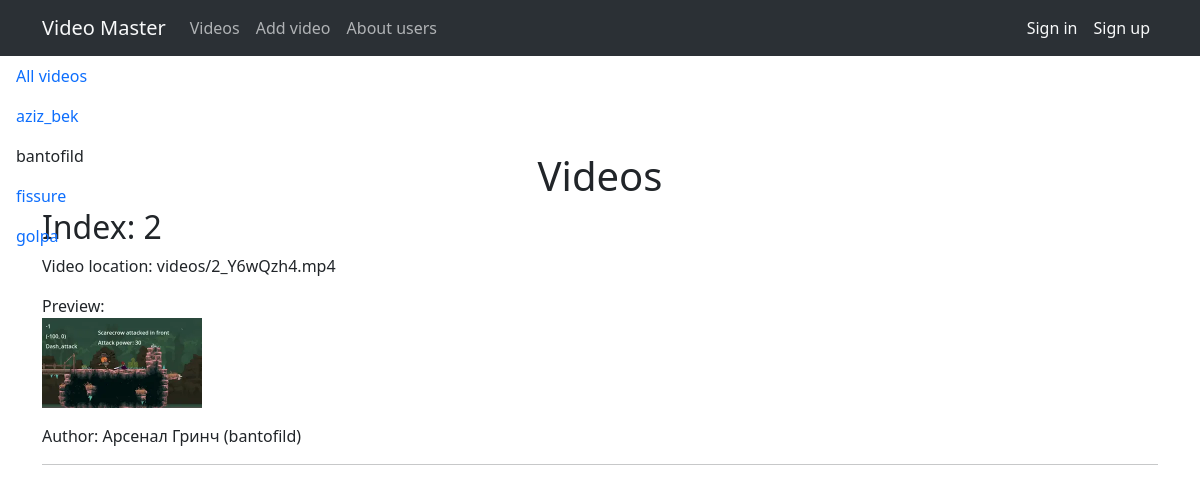
Page /videos/3 on the committed database.
### mainapp/models.py (models this page shows, shortened)
class User(models.Model):
    login = models.CharField(max_length=255, verbose_name='Логин')
    slug = models.SlugField(max_length=255, unique=True, db_index=True, verbose_name='URL')
    first_name = models.CharField(max_length=255, verbose_name='Имя')
    last_name = models.CharField(max_length=255, verbose_name='Фамилия')
    password = models.CharField(max_length=255)
    icon = models.ImageField(upload_to='icons/', verbose_name='Аватар')
    class Meta:
        verbose_name = 'Пользователь/автор'
        verbose_name_plural = 'Пользователи/авторы'
        ordering = ['login', 'last_name', 'first_name']

class Video(models.Model):
    index = models.CharField(max_length=255, verbose_name='Индекс')
    slug = models.SlugField(max_length=255, unique=True, db_index=True, verbose_name='URL')
    name = models.CharField(max_length=255, verbose_name='Название')
    video = models.FileField(upload_to='videos/', null=True, validators=[FileExtensionValidator(allowed_extensions=['mov','avi','mp4','webm','mkv'])], verbose_name='Видео')
    preview = models.ImageField(upload_to='previews/', verbose_name='Превьюшка')
    user_id = models.ForeignKey(User, on_delete=models.DO_NOTHING, verbose_name='Автор')
    class Meta:
        verbose_name = 'Видео'
        verbose_name_plural = 'Видео'

### mainapp/views.py (the view)
# urls.py: path('videos/<int:user_id>', userVideos, name='user-videos'),
def userVideos(request, user_id):
    context = {
        'user_selected': user_id
    }
    return render(request, 'mainapp/videos.html', context=context)

### mainapp/templatetags/mainapp_tags.py (called while the page is built)
@register.simple_tag()
def get_users(filter=None):
    if not filter:
        return User.objects.all()
    else:
        return User.objects.filter(pk=filter)

@register.inclusion_tag('mainapp/tags/list_users_videos.html')
def show_users_videos(sort=None, user_selected=0):
    if not sort:
        users = User.objects.all()
    else:
        users = User.objects.order_by(sort)
    return {"users": users, 'user_selected': user_selected}

@register.inclusion_tag('mainapp/tags/list_videos.html')
def show_videos(user_selected=0):
    if user_selected == 0:
        videos = Video.objects.all()
    else:
        videos = Video.objects.filter(user_id=user_selected)
    return {"videos": videos}

### mainapp/templates/mainapp/videos.html
{% extends 'mainapp/base.html' %}
{% load mainapp_tags %}
{% block content %}
    <h1 class="text-center mt-5 pt-5">Videos</h1>
    <ul class="nav flex-column" style="position: absolute; top: 56px; left: 0px;">
        {% if user_selected == 0 %}
            <li class="nav-item nav-link text-dark">
                All videos
            </li>
        {% else %}
            <li class="nav-item">
                <a class="nav-link active" aria-current="page" href="{% url 'videos' %}">All videos</a>
            </li>
        {% endif %}
        {% show_users_videos 'login' user_selected %}
    </ul>
    {% show_videos user_selected %}
{% endblock %}

### mainapp/templates/mainapp/tags/list_users_videos.html
{% for user in users %}
    {% if user_selected == user.id %}
        <li class="nav-item nav-link text-dark">
            {{ user.login }}
        </li>
    {% else %}
        <li class="nav-item">
            <a class="nav-link active" aria-current="page" href="{% url 'user-videos' user.pk %}">{{ user.login }}</a>
        </li>
    {% endif %}
{% endfor %}

### mainapp/templates/mainapp/tags/list_videos.html
{% for video in videos %}
    <h2>Index: {{ video.index }}</h2>
    <p>Video location: {{ video.video }}</p>
    <div>Preview:</div>
    <p><img src="/media/{{ video.preview }}" alt="" width="160px" height="90px"></p>
    <p>Author: {{ video.user_id.first_name }} {{ video.user_id.last_name }} ({{ video.user_id.login }})</p>
    <hr>
{% endfor %}

### rows in the picture
User: login "aziz_bek"
User: login "bantofild"
User: login "fissure"
User: login "golpa"
Video: index "2", video "videos/2_Y6wQzh4.mp4", preview (picture), user_id.first_name "Арсенал", user_id.last_name "Гринч", user_id.login "bantofild"
